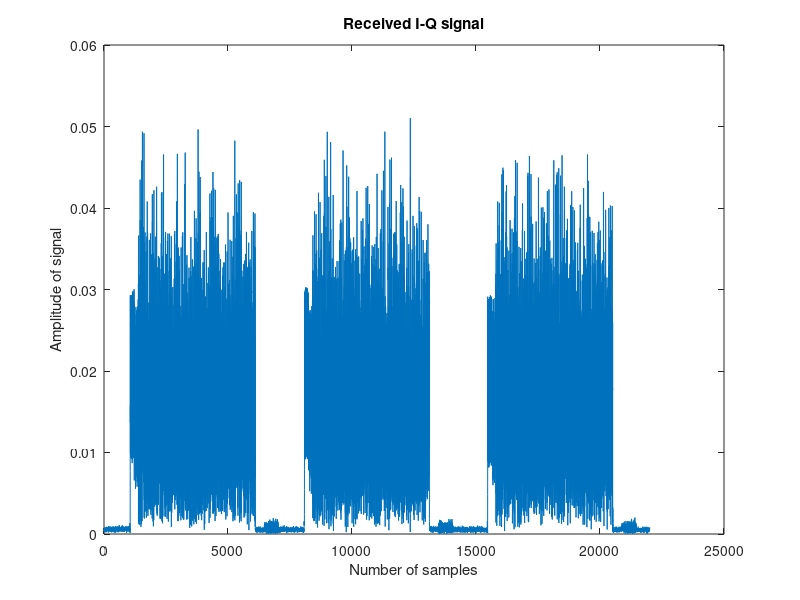
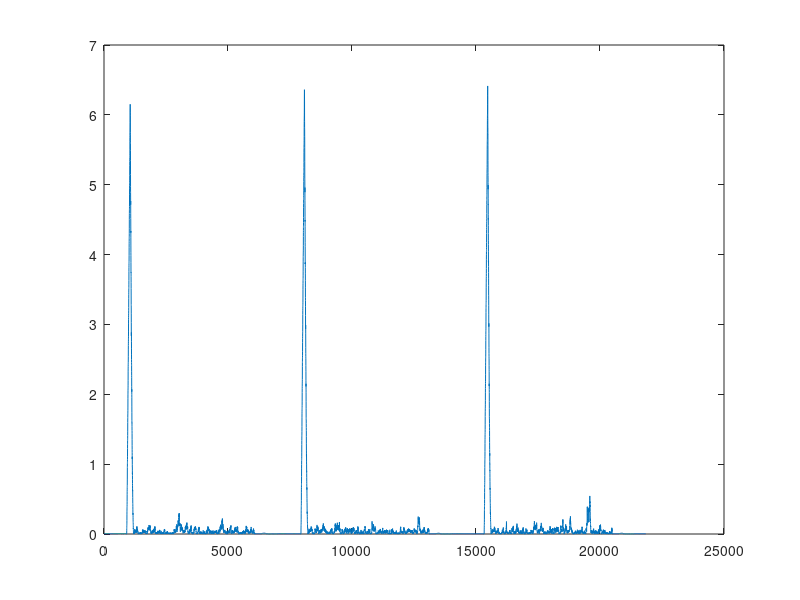
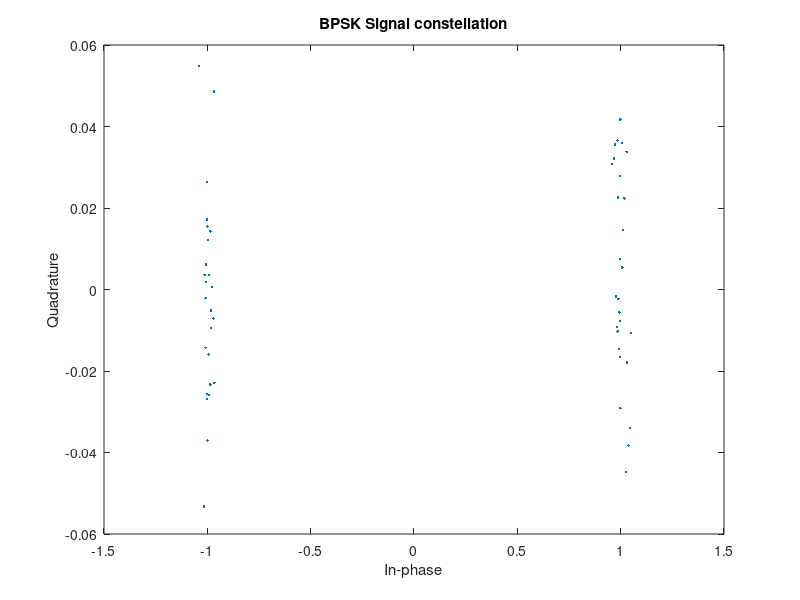

Recreate these plots in MATLAB, in order. (Note: this script raises an error after producing the figures.)
%%
%________Clearing and closing all the files and data________
clear all;
close all;
clc;
%________Opening/Reading/closing the file________
fileid_inphase = fopen('I_OFDM1.txt', 'r');
inphase = fscanf(fileid_inphase, '%f');
fclose(fileid_inphase);
inphase = inphase';
inphase_length = length(inphase);
fileid_qphase = fopen('Q_OFDM1.txt', 'r');
qphase = fscanf(fileid_qphase, '%f');
fclose(fileid_qphase);
qphase = qphase';
qphase_length = length(qphase);
%________Creating the I-Q signal________
r = complex(inphase, qphase);
r_length = length(r);
fs = 20e6;
ts = 1/fs;
figure();
plot(abs(r));
xlabel('Number of samples');
ylabel('Amplitude of signal');
title('Received I-Q signal');    
%%
%________coarse Fram Synchronization________
%Finding the starting index of the frame where the correlation is maximum
pcoarse = zeros(1, r_length-144-16); %Initializing pcoarse
for d = 1 : (r_length-144-16)
    pcoarse(d) = sum((conj(r(d+(0:143)))).*(r(d+(0:143)+16))); %Performing correlation between the received data.
    R(d) = (1/160)*(sum(abs(r(d+(0:159)).^2)));
    Mcoarse(d) = (abs(pcoarse(d)).^2)./R(d);
end
[corr_max,dindex] = max(Mcoarse); %Assigned the frame index in the variable dindex
dindex = dindex-4 ; %Frame index is slightly tuned to avoid the data to be scattered heavily.
figure();
plot(Mcoarse);
%%
%________fine CFO estimation________
%Performing CFO estimation
Ylong = sum((conj(r(dindex+(0:63)+192))).*(r(dindex+(0:63)+192+64)));
Ylong_phase = (angle(Ylong)*fs)/ (pi*128);
CFOcorrect = exp(-1*(sqrt(-1))*2*pi*Ylong_phase*ts*(0:(length(r)-1))).*r;
%%
%________channel coefficient estimation________
long_train_1 = [1 1 -1 -1 1 1 -1 1 -1 1 1 1 1 1 1 -1 -1 1 1 -1 1 -1 1 1 1 1]; 
long_train_2 = [1 -1 -1 1 1 -1 1 -1 1 -1 -1 -1 -1 -1 1 1 -1 -1 1 -1 1 -1 1 1 1 1];
training_sequence = [long_train_1 long_train_2];
y1 = CFOcorrect((dindex+160+32+1) : (dindex+160+32+64));
Y1 = fftshift(fft(y1));
y2 = CFOcorrect((dindex+160+32+65) : (dindex+160+32+128));
Y2 = fftshift(fft(y2));
Y = (Y1+Y2);
Y_remove_null = [Y(7:32) Y(34:59)];
H = 0.5*(Y_remove_null./(training_sequence));
%%
%________Signal block________
signal_field = CFOcorrect((dindex+160+32+64+64+16+1):(dindex+160+32+64+64+16+64));
signal_field_fft = fftshift(fft(signal_field));
signal_field_compensated = [signal_field_fft(7:32) signal_field_fft(34:59)]./H;
signal_field_only_pilots = [signal_field_compensated(6) signal_field_compensated(20) signal_field_compensated(33) signal_field_compensated(47)];
phase_offset = signal_field_only_pilots./[1 1 1 -1];
phase = phase_offset./(abs(phase_offset));
phase_avg = mean(phase);
signal_field_compensated = signal_field_compensated*conj(phase_avg);
signal_field_compensated1 = [signal_field_compensated(1:5) signal_field_compensated(7:19) signal_field_compensated(21:32) signal_field_compensated(34:46) signal_field_compensated(48:52)];
scatterplot(signal_field_compensated);
title('BPSK Signal constellation');
demodulated_bits_w_pilot = (sign(real(signal_field_compensated))+1)/2;
Actual_prof_bits = [-1 1 1 -1 1 1 -1 -1 -1 1 -1 -1 1 1 1 1 1 -1 -1 1 1 -1 -1 -1 1 1 1 1 1 -1 -1 -1 1 -1 1 1 -1 1 1 -1 -1 1 -1 1 -1 -1 -1 -1 1 -1 1 1];
Actual_prof_bits = (sign(Actual_prof_bits)+1)/2;
if demodulated_bits_w_pilot == Actual_prof_bits
    display('The demodulated bits matched the professor displayed bits');
else
    display('The demodulated bits did not match the professor displayedbits');
end
demod_bits = (sign(real(signal_field_compensated1))+1)/2;
%%
%________Deinterleaving________
NBPS = 1;
NCBPS = 48;
S = max(NBPS/2,1);
for deint_j = 0:(NCBPS-1)    
    deint_i = (S)* floor(deint_j/S) + mod((deint_j + floor(16 * deint_j/NCBPS)), S);    
    deint_k(deint_j+1) = 16 * deint_i - (NCBPS-1) * floor(16 * deint_i/NCBPS);  
end
demod_bits(deint_k+1)= demod_bits;
%%
%________viterbi decoding________
trellis = poly2trellis([7], [133 171]);
sig_bits = vitdec(demod_bits, trellis, 24, 'term', 'hard');
ratebits = sig_bits(1:4);
%%
%________Rate Dependent parameters________
if ratebits ==  [1 1 0 1]
    Rate = 6;
    codingrate = '1/2';
    modulation = 'BPSK';
    NBPSC = 1;
    NCBPS = 48;
    NDBPS = 24;
elseif ratebits ==  [1 1 1 1]
    Rate = 9;
    codingrate = '3/4';
    modulation = 'BPSK';
    NBPSC = 1;
    NCBPS = 48;
    NDBPS = 36;
elseif ratebits == [0 1 0 1]
    Rate = 12;
    codingrate = '1/2';
    modulation = 'QPSK';
    NBPSC = 2;
    NCBPS = 96;
    NDBPS = 48;
elseif ratebits == [0 1 1 1]
    Rate = 18;
    codingrate = '13/4';
    modulation = 'QPSK';
    NBPSC = 2;
    NCBPS = 96;
    NDBPS = 72;
elseif ratebits == [1 0 0 1]
    Rate = 24;
    codingrate = '1/2';
    modulation = '16-QAM';
    NBPSC = 4;
    NCBPS = 192;
    NDBPS = 96;
elseif ratebits == [1 0 1 1]
    Rate = 36;
    codingrate = '3/4';
    modulation = '16-QAM';
    NBPSC = 4;
    NCBPS = 192;
    NDBPS = 144;
elseif ratebits == [0 0 0 1]
    Rate = 48;
    codingrate = '2/3';
    modulation = '64-QAM';
    NBPSC = 6;
    NCBPS = 288;
    NDBPS = 192;
elseif ratebits ==  [0 0 1 1]
    Rate = 54;
    codingrate = '3/4';
    modulation = '64-QAM';
    NBPSC = 6;
    NCBPS = 288;
    NDBPS = 216;
end
%%
signal_field_length_bits = fliplr(sig_bits(6:17));
an = 0;
bn = 0;
for i  = 1:18
    if sig_bits(i) == 1
        an = an+1;
    elseif sig_bits(i) == 0
        bn = bn+1;
    end
end
%Even/odd number
if mod(an,2) == 0
    cn = 1;
elseif mod(an,2) == 1
    cn = 0;
end 
Reserved_bit = sig_bits(5);
if (cn == Reserved_bit)
    display('We have even number of 1s');
else
    display('We have odd number of 1s');
end
Length_indicator_bit = sig_bits(18);
signal_tail_bits = sig_bits(19:24);
if sum(signal_tail_bits) == 0
    display('All the signal tail bits are zeros');
else
    display('All the signal tail bits are non zeros');    
end
%%
%________Length of OFDM data________
length_OFDM=bi2de(sig_bits(6:17));
Nsym = ceil((16+8*length_OFDM+6)/NDBPS);
Ndata = Nsym * NDBPS;
Npad = Ndata - (16+8*length_OFDM+6);
pilot_default = [1 1 1 -1];
pilot_sequence = [1,1,1,1,-1,-1,-1,1,-1,-1,-1,-1,1,1,-1,1,-1,-1,1,1,-1,1,1,-1,1,1,1,1,1,1,-1,1,1,1,-1,1,1,-1,-1,1,1,1,-1,1,-1,-1,-1,1,-1,1,-1,-1,1,-1,-1,1,1,1,1,1,-1,-1,1,1,-1,-1,1,-1,1,-1,1,1,-1,-1,-1,1,1,-1,-1,-1,-1,1,-1,-1,1,-1,1,1,1,1,-1,1,-1,1,-1,1,-1,-1,-1,-1,-1,1,-1,1,1,-1,1,-1,1,1,1,-1,-1,1,-1,-1,-1,1,1,1,-1,-1,-1,-1,-1,-1,-1];
pilot_sequence = pilot_sequence';
pilot_sequence = repmat(pilot_sequence,1,4);
pilot_Tx = repmat(pilot_default,(Nsym+1),1);
Final_pilot_polarities = pilot_Tx.*pilot_sequence(1:(Nsym+1),:);
%%
%________OFDM data________
OFDM_data=CFOcorrect((dindex+160+32+64+64+16+64+1):(dindex+160+32+64+64+16+64+1+(Nsym*80)));
CP_length=16;
OFDM_channel_compensated_total=[];
OFDM_fft_before_compensation=[];
m=1;
OFDM_final_output = [];
Total_sequence = [];
Total_final_sequence = [];
for ia=1:Nsym      
    OFDM_with_CP=OFDM_data(m:m+79);
    OFDM_without_CP=OFDM_with_CP(17:80);
    OFDM_fft= fftshift(fft(OFDM_without_CP));
    OFDM_channel_compensated= [ OFDM_fft(7:32) OFDM_fft(34:59) ] ./H;
    OFDM_channel_compensated_total=[OFDM_channel_compensated_total OFDM_channel_compensated]; 
    pilots_OFDM= [ OFDM_channel_compensated(6) OFDM_channel_compensated(20) OFDM_channel_compensated(33) OFDM_channel_compensated(47) ];
    t1=pilots_OFDM./Final_pilot_polarities(ia+1,:);
    t1 = t1./(abs(t1));
    t1_avg = mean(t1);
    t1_compensated = OFDM_channel_compensated*conj(t1_avg);
    OFDM_final_output_pilotsremoved=[ t1_compensated(1:5) t1_compensated(7:19) t1_compensated(21:32) t1_compensated(34:46) t1_compensated(48:end) ]; 
    OFDM_fft_before_compensation=[OFDM_fft_before_compensation OFDM_fft];
    m=m+80;
    if strcmp(modulation, '64-QAM')
        kmod = 1/sqrt(42);
        OFDM_final_output_pilotsremoved = OFDM_final_output_pilotsremoved/kmod;      
        for z = 1:(length(OFDM_final_output_pilotsremoved))
            if (-10<(real(OFDM_final_output_pilotsremoved(z)))) && ((real(OFDM_final_output_pilotsremoved(z)))<=-6)
                b0(z) = 0; b1(z) = 0;b2(z) = 0;
            elseif (-6<(real(OFDM_final_output_pilotsremoved(z)))) && ((real(OFDM_final_output_pilotsremoved(z)))<=-4)
                b0(z) = 0; b1(z) = 0;b2(z) = 1;
            elseif (-4<(real(OFDM_final_output_pilotsremoved(z)))) && ((real(OFDM_final_output_pilotsremoved(z)))<=-2)
                b0(z) = 0; b1(z) = 1;b2(z) = 1;
            elseif (-2<(real(OFDM_final_output_pilotsremoved(z)))) && ((real(OFDM_final_output_pilotsremoved(z)))<=0)
                b0(z) = 0; b1(z) = 1;b2(z) = 0;
            elseif (0<(real(OFDM_final_output_pilotsremoved(z)))) && ((real(OFDM_final_output_pilotsremoved(z)))<=2)
                b0(z) = 1; b1(z) = 1;b2(z) = 0;
            elseif (2<(real(OFDM_final_output_pilotsremoved(z)))) && ((real(OFDM_final_output_pilotsremoved(z)))<=4)
                b0(z) = 1; b1(z) = 1;b2(z) = 1;
            elseif (4<(real(OFDM_final_output_pilotsremoved(z)))) && ((real(OFDM_final_output_pilotsremoved(z)))<=6)
                b0(z) = 1; b1(z) = 0;b2(z) = 1;
            elseif (6<(real(OFDM_final_output_pilotsremoved(z)))) && ((real(OFDM_final_output_pilotsremoved(z)))<=10)
                b0(z) = 1; b1(z) = 0;b2(z) = 0;
            else
                display('The OFDM complex signal is not within the limits of desired constellation');
                %break;
            end
            if (-10<(imag(OFDM_final_output_pilotsremoved(z)))) && ((imag(OFDM_final_output_pilotsremoved(z)))<=-6)
                b3(z) = 0; b4(z) = 0;b5(z) = 0;
            elseif (-6<(imag(OFDM_final_output_pilotsremoved(z)))) && ((imag(OFDM_final_output_pilotsremoved(z)))<=-4)
                b3(z) = 0; b4(z) = 0;b5(z) = 1;
            elseif (-4<(imag(OFDM_final_output_pilotsremoved(z)))) && ((imag(OFDM_final_output_pilotsremoved(z)))<=-2)
                b3(z) = 0; b4(z) = 1;b5(z) = 1;
            elseif (-2<(imag(OFDM_final_output_pilotsremoved(z)))) && ((imag(OFDM_final_output_pilotsremoved(z)))<=0)
                b3(z) = 0; b4(z) = 1;b5(z) = 0;
            elseif (0<(imag(OFDM_final_output_pilotsremoved(z)))) && ((imag(OFDM_final_output_pilotsremoved(z)))<=2)
                b3(z) = 1; b4(z) = 1;b5(z) = 0;
            elseif (2<(imag(OFDM_final_output_pilotsremoved(z)))) && ((imag(OFDM_final_output_pilotsremoved(z)))<=4)
                b3(z) = 1; b4(z) = 1;b5(z) = 1;
            elseif (4<(imag(OFDM_final_output_pilotsremoved(z)))) && ((imag(OFDM_final_output_pilotsremoved(z)))<=6)
                b3(z) = 1; b4(z) = 0;b5(z) = 1;
            elseif (6<(imag(OFDM_final_output_pilotsremoved(z)))) && ((imag(OFDM_final_output_pilotsremoved(z)))<=10)
                b3(z) = 1; b4(z) = 0;b5(z) = 0;
            else 
                display('The OFDM complex signal is not within the limits of desired constellation');
            end
            sequence = [b0(z)  b1(z) b2(z)  b3(z)  b4(z) b5(z)];
            Total_sequence = [Total_sequence sequence];
        end
        %________Deinterleaving________
        S = max(NBPSC/2,1);
        for j = 0:(NCBPS-1)    
            i = (S)* floor(j/S) + mod((j + floor(16 * j/NCBPS)), S);    
            k(j+1) = 16 * i - (NCBPS-1) * floor(16 * i/NCBPS);  
        end
        ia = ia-1;
        Final_sequence(k+1)= Total_sequence((ia*NCBPS)+1:(ia*NCBPS)+NCBPS);
        Total_final_sequence = [Total_final_sequence Final_sequence];
        ia = ia+1;
    elseif strcmp(modulation, 'BPSK')
        kmod = 1;
        OFDM_final_output_pilotsremoved = OFDM_final_output_pilotsremoved/kmod;     
        for z = 1:(length(OFDM_final_output_pilotsremoved))
            if (OFDM_final_output_pilotsremoved(z))>0
                b0(z)=1;
            else
                b0(z)=0;
            end
            sequence = b0(z);
            Total_sequence = [Total_sequence sequence];
        end
        %________Deinterleaving________
        S = max(NBPSC/2,1);
        for j = 0:(NCBPS-1)    
            i = (S)* floor(j/S) + mod((j + floor(16 * j/NCBPS)), S);    
            k(j+1) = 16 * i - (NCBPS-1) * floor(16 * i/NCBPS);  
        end
        ia = ia-1;
        Final_sequence(k+1)= Total_sequence((ia*NCBPS)+1:(ia*NCBPS)+NCBPS);
        Total_final_sequence = [Total_final_sequence Final_sequence];
        ia = ia+1;            
    elseif strcmp(modulation,'QPSK')
        kmod = 1/sqrt(2);
        OFDM_final_output_pilotsremoved = OFDM_final_output_pilotsremoved/kmod;          
        for z = 1:(length(OFDM_final_output_pilotsremoved))
            if (-2<(real(OFDM_final_output_pilotsremoved(z)))) && ((real(OFDM_final_output_pilotsremoved(z)))<=0)
                b0(z) = 0;
            elseif (0<(real(OFDM_final_output_pilotsremoved(z)))) && ((real(OFDM_final_output_pilotsremoved(z)))<=2)
                b0(z) = 1;
            end
            if (-2<(imag(OFDM_final_output_pilotsremoved(z)))) && ((imag(OFDM_final_output_pilotsremoved(z)))<=0)
                b1(z) = 0;
            elseif (0<(imag(OFDM_final_output_pilotsremoved(z)))) && ((imag(OFDM_final_output_pilotsremoved(z)))<=2)
                b1(z) = 1;
            end
            sequence = [b0(z)  b1(z)];
            Total_sequence = [Total_sequence sequence];
        end
        %________Deinterleaving ________
        S = max(NBPSC/2,1);
        for j = 0:(NCBPS-1)    
            i = (S)* floor(j/S) + mod((j + floor(16 * j/NCBPS)), S);    
            k(j+1) = 16 * i - (NCBPS-1) * floor(16 * i/NCBPS);  
        end
        ia = ia-1;
        Final_sequence(k+1)= Total_sequence((ia*NCBPS)+1:(ia*NCBPS)+NCBPS);
        Total_final_sequence = [Total_final_sequence Final_sequence];
        ia = ia+1;            
    elseif strcmp(modulation, '16-QAM')
        kmod = 1/sqrt(10);
        OFDM_final_output_pilotsremoved = OFDM_final_output_pilotsremoved/kmod;             
        for z = 1:(length(OFDM_final_output_pilotsremoved))
            if (-4<(real(OFDM_final_output_pilotsremoved(z)))) && ((real(OFDM_final_output_pilotsremoved(z)))<=-2)
                b0(z) = 0; b1(z) = 0;
            elseif (-2<(real(OFDM_final_output_pilotsremoved(z)))) && ((real(OFDM_final_output_pilotsremoved(z)))<=0)
                b0(z) = 0; b1(z) = 1;
            elseif (0<(real(OFDM_final_output_pilotsremoved(z)))) && ((real(OFDM_final_output_pilotsremoved(z)))<=2)
                b0(z) = 1; b1(z) = 1;
            elseif (2<(real(OFDM_final_output_pilotsremoved(z)))) && ((real(OFDM_final_output_pilotsremoved(z)))<=6)
                b0(z) = 1; b1(z) = 0;
            end
            if (-4<(imag(OFDM_final_output_pilotsremoved(z)))) && ((imag(OFDM_final_output_pilotsremoved(z)))<=-2)
                b2(z) = 0; b3(z) = 0;
            elseif (-2<(imag(OFDM_final_output_pilotsremoved(z)))) && ((imag(OFDM_final_output_pilotsremoved(z)))<=0)
                b2(z) = 0; b3(z) = 1;
            elseif (0<(imag(OFDM_final_output_pilotsremoved(z)))) && ((imag(OFDM_final_output_pilotsremoved(z)))<=2)
                b2(z) = 1; b3(z) = 1;
            elseif (2<(imag(OFDM_final_output_pilotsremoved(z)))) && ((imag(OFDM_final_output_pilotsremoved(z)))<=6)
                b2(z) = 1; b3(z) = 0;
            end
            sequence = [b0(z)  b1(z) b2(z)  b3(z)];
            Total_sequence = [Total_sequence sequence];
        end
        %________Deinterleaving________
        S = max(NBPSC/2,1);
        for j = 0:(NCBPS-1)    
            i = (S)* floor(j/S) + mod((j + floor(16 * j/NCBPS)), S);    
            k(j+1) = 16 * i - (NCBPS-1) * floor(16 * i/NCBPS);  
        end
        ia = ia-1;
        Final_sequence(k+1)= Total_sequence((ia*NCBPS)+1:(ia*NCBPS)+NCBPS);
        Total_final_sequence = [Total_final_sequence Final_sequence];
        ia = ia+1;            
    end
    OFDM_final_output = [OFDM_final_output OFDM_final_output_pilotsremoved];
end
%%
%________Viterbi Decoding________
if strcmp(codingrate,'3/4')
    puncpat = [1,1,1,0,0,1];
    sig_bits_ofdm = vitdec(Total_final_sequence, trellis,35, 'term', 'hard', puncpat);
elseif strcmp(codingrate,'2/3')
    puncpat = [1,1,1,0];
    sig_bits_ofdm = vitdec(Total_final_sequence, trellis, 35, 'term', 'hard', puncpat);
else
    sig_bits_ofdm = vitdec(Total_final_sequence, trellis, 35, 'term', 'hard');
end
sig_bits_ofdm_wo_pad = sig_bits_ofdm(1:(length(sig_bits_ofdm)-Npad));
sig_bits_ofdm_tail_bits = sig_bits_ofdm_wo_pad((length(sig_bits_ofdm_wo_pad)-5):(length(sig_bits_ofdm_wo_pad)));
if isequal(sig_bits_ofdm_tail_bits,[0,0,0,0,0,0])
    fprintf('All the Tail bits before descrambler are matched with zero bits');
else
    fprintf('All the Tail bits before descrambler are not matched with zero bits');
end
%%
%________Descrambler________
descrambler_array = [0,0,0,0,1,1,1,0,1,1,1,1,0,0,1,0,1,1,0,0,1,0,0,1,0,0,0,0,0,0,1,0,0,0,1,0,0,1,1,0,0,0,1,0,1,1,1,0,1,0,1,1,0,1,1,0,0,0,0,0,1,1,0,0,1,1,0,1,0,1,0,0,1,1,1,0,0,1,1,1,1,0,1,1,0,1,0,0,0,0,1,0,1,0,1,0,1,1,1,1,1,0,1,0,0,1,0,1,0,0,0,1,1,0,1,1,1,0,0,0,1,1,1,1,1,1,1];
descrambler_arrayy = [descrambler_array descrambler_array];
for xo = 1:(length(descrambler_arrayy)-6)       
    if isequal(sig_bits_ofdm(1:7),descrambler_arrayy(xo:xo+6))
        descrambler_bits(1:7)=descrambler_arrayy(xo:(xo+6));
        descrambler_index =xo;      
        descrambler_array1 = [descrambler_arrayy(descrambler_index:end) descrambler_arrayy(1:descrambler_index-1)];
        descrambler_array_total = repmat(descrambler_array1,1,ceil(length(sig_bits_ofdm)/120));       
        descrambler_rem_bits = descrambler_array_total(1:length(sig_bits_ofdm));
        descrambler_rem_bits_length = length(descrambler_rem_bits);
        signal_rem_bits = sig_bits_ofdm(1:end);
        signal_rem_bits_length = length(signal_rem_bits);
        xor_sig_descrambler = xor( signal_rem_bits,  descrambler_rem_bits);
        xor_sig_descrambler_first_7_bits= xor_sig_descrambler(1:7);
        xor_sig_descrambler_second_7_bits= xor_sig_descrambler(8:16);
    end
end
%%
%________TYPE/SUBTYPE________
type = fliplr(xor_sig_descrambler(19:20))
subtype = fliplr(xor_sig_descrambler(21:24))
if isequal(type,[0,0])
    display('It is a Management Frame');
    if isequal(subtype,[1,0,0,0])
        display('Subtype is a Beacon');
    elseif isequal(subtype,[1,0,1,0])
        display('Subtype is a Disassociation');
    else
        fprintf('This is not a Supported Subtype of a Management Frame');
        %break;
    end
elseif isequal(type,[0,1])
    display('It is a Control Frame');
    if isequal(subtype,[1,0,1,0])
        display('Subtype is a Block ACK');
    elseif isequal(subtype,[1,0,1,1])
        display('Subtype is an RTS');
    elseif isequal(subtype,[1,1,0,1])
        display('Subtype is an ACK');  
    else
        fprintf('This is not a Supported Subtype of a Control Frame');
        %break;
    end
elseif isequal(type,[1,0])
    display('It is a Data Frame');
    if isequal(subtype,[0,0,0,0])
        display('It is a Data Subtype');
    elseif isequal(subtype,[0,1,0,0])
        display('It is a Null Subtype');
    elseif isequal(subtype,[1,0,0,0])
        display('It is a QoS data Subtype');
    elseif isequal(subtype,[1,1,0,0])
        display('It is a QoS Null Subtype');
    else
        fprintf('This is not a Supported Subtype of a Data Frame');
        %break;
    end
elseif isequal(type,[1,1])
    display('It is a Reserved');
end 
%Finding the destination address
Destination.address_binary = fliplr(xor_sig_descrambler(49:96));
Destination.address_hex= binaryVectorToHex(Destination.address_binary)
%Finding the source address
Source.address_binary = fliplr(xor_sig_descrambler(97:144));
Source.address_hex= binaryVectorToHex(Source.address_binary)
%Finding the BSSID
% bssid = (xor_sig_descrambler(145:192));
% bssid= binaryVectorToHex(bssid, 'LSBFirst')
bssid = reshape(xor_sig_descrambler(17:end-48), 8, 1558)';
bssid = binaryVectorToHex(bssid, 'LSBFirst')'

%%
%Plotting the Constellation before channel compensation
scatterplot(OFDM_fft_before_compensation);
title('Constellation before channel compensation');
xlabel('In-Phase');
ylabel('Quadrature-Phase');
%Plotting the Constellation after channel compensation  
scatterplot(OFDM_channel_compensated_total);
title('Constellation after channel compensation');
xlabel('In-Phase');
ylabel('Quadrature-Phase');
%Plotting the Final constelation after channel and Residual compensation  
scatterplot(OFDM_final_output);
title('Final Constellation');
xlabel('In-Phase');
ylabel('Quadrature-Phase');
fprintf('The final constellation is %s\n',modulation);
%%

